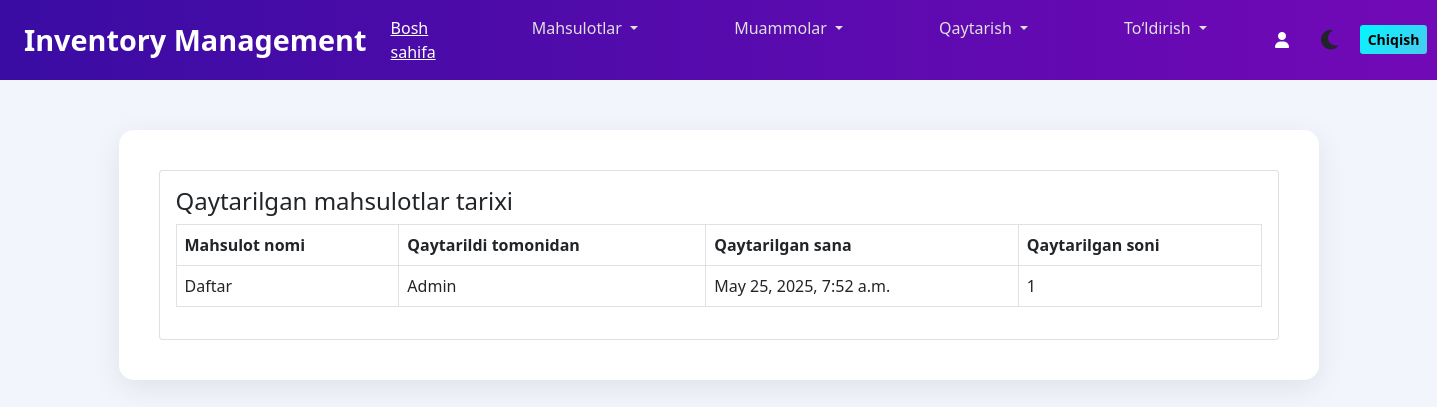
The page /store/return-history/ on the database its author committed.
### store/models.py (models this page shows, shortened)
class ReturnItem(models.Model):
    item = models.ForeignKey(Item, on_delete=models.CASCADE)
    returned_date = models.DateTimeField(auto_now_add=True)
    returned_amount = models.PositiveIntegerField()
    returned_by = models.CharField(max_length=100)

class Item(models.Model):
    name = models.CharField(max_length=100)
    amount = models.PositiveIntegerField()
    created_by = models.ForeignKey(User, on_delete=models.DO_NOTHING)
    created_date = models.DateTimeField(auto_now_add=True)
    initial_amount = models.PositiveIntegerField(null=True, blank=True)
    def __str__(self):
        return self.name

### store/views.py (the view)
# urls.py: path('return-history/', views.return_history, name='return-history'),
def return_history(request):
    items = ReturnItem.objects.all()
    context = {'items': items}
    return render(request,'store/return_history.html', context)

### templates/store/return_history.html
{% extends 'base.html' %}
{% block content %}
<div class="card">
    <div class="card-body">
        <h4>Qaytarilgan mahsulotlar tarixi</h4>
        <table class="table table-bordered">
            <thead>
                <tr>
                    <th scope="col">Mahsulot nomi</th>
                    <th scope="col">Qaytarildi tomonidan </th>
                    <th scope="col">Qaytarilgan sana</th>
                    <th scope="col">Qaytarilgan soni</th>
                </tr>
            </thead>
            <tbody>
                {% for item in items %}
                <tr>
                    <td>{{item.item}}</td>
                    <td>{{item.returned_by}}</td>
                    <td>{{item.returned_date}}</td>
                    <td>{{item.returned_amount}}</td>
                </tr>
                {% endfor %}
            </tbody>
        </table>
    </div>
</div>
{% endblock content %}

### templates/base.html (style rules this page uses)
body { font-family: 'Segoe UI', Tahoma, Geneva, Verdana, sans-serif; transition: background-color 0.3s, color 0.3s; min-height: 100vh; }
.light-mode { background-color: #f2f6fc; color: #212529; }

### rows shown on the page
ReturnItem: item "Daftar", returned_by "Admin", returned_date "May 25, 2025, 7:52 a.m.", returned_amount "1"
